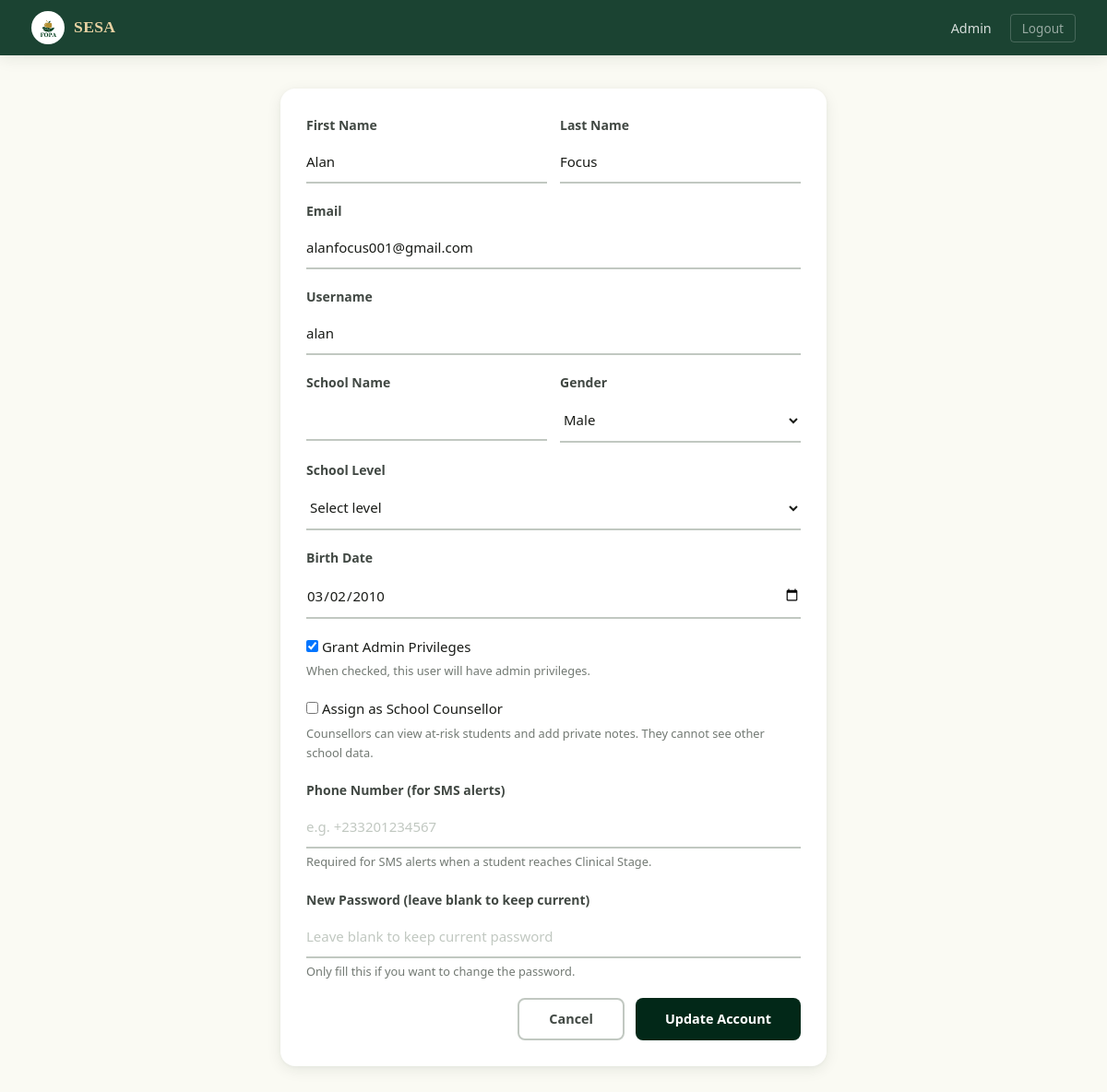
/admin/accounts/2/edit (signed in), run on the app's committed database.
### app/models/account.py (models this page shows, shortened)
class Accounts(UserMixin, db.Model):
    __tablename__ = 'accounts'
    id = db.Column(db.Integer, primary_key=True)
    fname = db.Column(db.String(100), nullable=False)
    lname = db.Column(db.String(100), nullable=False)
    email = db.Column(db.String(120), unique=True, nullable=True, index=True)
    username = db.Column(db.String(50), unique=True, nullable=False, index=True)
    password = db.Column(db.String(256), nullable=False)
    school_name = db.Column(db.String(200), nullable=True)
    gender = db.Column(db.String(20), nullable=True)
    birthdate = db.Column(db.Date, nullable=True)
    last_login = db.Column(db.DateTime, nullable=True)
    created_at = db.Column(db.DateTime, default=lambda: datetime.now(timezone.utc))
    school_id = db.Column(
        db.Integer,
        db.ForeignKey('school.id', ondelete='CASCADE', name='fk_accounts_school_id'),
        nullable=True,
        index=True
    )
    class_group = db.Column(db.String(50), nullable=True)   # e.g. "Form 2A", "JHS 3B"
    level = db.Column(db.String(20), nullable=True)          # jhs | shs | university
    claim_code_hash  = db.Column(db.String(256), nullable=True)
    claim_code_plain = db.Column(db.String(20),  nullable=True)
    is_claimed       = db.Column(db.Boolean, default=True, nullable=False, server_default='1')
    is_admin = db.Column(db.Boolean, default=False, nullable=False)
    is_counsellor = db.Column(db.Boolean, default=False, server_default='0', nullable=False)
    failed_attempts = db.Column(db.Integer, default=0, server_default='0', nullable=False)
    locked_until = db.Column(db.DateTime, nullable=True)  # NULL = not locked
    phone = db.Column(db.String(20), nullable=True)
    consent_given = db.Column(db.Boolean, default=False, nullable=False, server_default='0')
    consent_given_at = db.Column(db.DateTime, nullable=True)
    consent_version = db.Column(db.String(10), nullable=True)  # e.g. 'v1.0'
    test_results = db.relationship(
        'TestResult',
        backref='account',
        lazy='dynamic',
        cascade='all, delete-orphan'
    )
    @property
    def full_name(self):
        return f'{self.fname} {self.lname}'
    @property
    def is_super_admin(self):
        return self.is_admin
    LOCKOUT_THRESHOLD = 5      # failed attempts before lockout
    LOCKOUT_MINUTES   = 15     # minutes locked after threshold reached

### app/routes/admin.py (the view, shortened to what this page needs)
@admin_bp.route('/accounts/<int:account_id>/edit', methods=['GET', 'POST'])
@login_required
@super_admin_required
def edit_account(account_id):
    account = Accounts.query.get_or_404(account_id)
    form = EditAccountForm(obj=account)
    return render_template('admin/edit_account.html', form=form, account=account)

### app/forms/__init__.py
class EditAccountForm(FlaskForm):
    fname = StringField('First Name', validators=[DataRequired(), Length(min=2, max=100)])
    lname = StringField('Last Name', validators=[DataRequired(), Length(min=2, max=100)])
    email = StringField('Email', validators=[DataRequired(), Email(), Length(max=120)])
    username = StringField('Username', validators=[DataRequired(), Length(min=3, max=50)])
    school_name = StringField('School Name', validators=[Optional()])
    birthdate = DateField('Birth Date', validators=[Optional()])
    gender = SelectField('Gender', choices=GENDER_CHOICES, validators=[Optional()])
    level = SelectField('School Level', choices=LEVEL_CHOICES, validators=[Optional()])
    is_admin = BooleanField('Grant Admin Privileges')
    is_counsellor = BooleanField('Assign as School Counsellor')
    phone = StringField('Phone Number (for SMS alerts)', validators=[Optional(), Length(max=20)])
    password = PasswordField('New Password (leave blank to keep current)', validators=[Optional(), Length(min=8)])
    submit = SubmitField('Update Account')

### app/__init__.py (called while the page is built)
def _init_extensions(app: Flask) -> None:
    app.config.setdefault("SQLALCHEMY_ENGINE_OPTIONS", {}).update({
        "pool_pre_ping": True,   # test connection before using it
        "pool_recycle":  300,    # recycle connections every 5 minutes
        "pool_size":     5,      # max persistent connections
        "max_overflow":  2,      # extra connections under load
    })
    db.init_app(app)
    migrate.init_app(app, db)
    csrf.init_app(app)
    login_manager.init_app(app)
    limiter.init_app(app)
    from app.models.account import Accounts
    from app.models.quiz_session import QuizSession  # noqa: F401
    from app.models.counsellor_profile import CounsellorProfile  # noqa: F401
    from app.models.assessment_type import AssessmentType  # noqa: F401
    @login_manager.user_loader
    def load_user(user_id: str):
        return Accounts.query.get(int(user_id))

### app/templates/admin/edit_account.html (shortened to what this page needs)
{% extends 'base.html' %}
{% block nav_links %}
  <li><a href="{{ url_for('admin.dashboard') }}">Admin</a></li>
  <li><a href="{{ url_for('auth.logout') }}" class="btn-nav-logout">Logout</a></li>
{% endblock %}
{% block body %}
<div class="container-sm" style="padding-top: 36px; padding-bottom: 48px;">
  <div class="card">
    <div class="card-body">
      <form method="POST" novalidate>
        <div style="display: grid; grid-template-columns: 1fr 1fr; gap: 14px;">
          <div class="form-group">
            {{ form.fname.label(class="form-label") }}
            {{ form.fname(class="form-control") }}
          </div>
          <div class="form-group">
            {{ form.lname.label(class="form-label") }}
            {{ form.lname(class="form-control") }}
          </div>
        </div>
        <div class="form-group">
          {{ form.email.label(class="form-label") }}
          {{ form.email(class="form-control") }}
        </div>
        <div class="form-group">
          {{ form.username.label(class="form-label") }}
          {{ form.username(class="form-control") }}
        </div>
        <div style="display: grid; grid-template-columns: 1fr 1fr; gap: 14px;">
          <div class="form-group">
            <label class="form-label">School Name</label>
            <input type="text" name="school_name" class="form-control" value="{{ account.school_name or '' }}">
          </div>
          <div class="form-group">
            {{ form.gender.label(class="form-label") }}
            {{ form.gender(class="form-control") }}
          </div>
        </div>
        <div class="form-group">
          {{ form.level.label(class="form-label") }}
          {{ form.level(class="form-control") }}
        </div>
        <div class="form-group">
          {{ form.birthdate.label(class="form-label") }}
          {{ form.birthdate(class="form-control") }}
        </div>
        <div class="form-group">
          {{ form.is_admin(class="form-check-input") }}
          {{ form.is_admin.label(class="form-check-label") }}
          <div class="form-hint">When checked, this user will have admin privileges.</div>
        </div>
        <div class="form-group">
          {{ form.is_counsellor(class="form-check-input") }}
          {{ form.is_counsellor.label(class="form-check-label") }}
          <div class="form-hint">Counsellors can view at-risk students and add private notes. They cannot see other school data.</div>
        </div>
        <div class="form-group">
          {{ form.phone.label(class="form-label") }}
          {{ form.phone(class="form-control", placeholder="e.g. +233201234567") }}
          <div class="form-hint">Required for SMS alerts when a student reaches Clinical Stage.</div>
        </div>
        <div class="form-group">
          {{ form.password.label(class="form-label") }}
          {{ form.password(class="form-control", placeholder="Leave blank to keep current password") }}
          <div class="form-hint">Only fill this if you want to change the password.</div>
        </div>
        <div style="display: flex; gap: 12px; justify-content: flex-end; margin-top: 8px;">
          <a href="{{ url_for('admin.dashboard') }}#all_accounts" class="btn btn-ghost">Cancel</a>
          <button type="submit" class="btn btn-primary">Update Account</button>
        </div>
      </form>
    </div>
  </div>
</div>
{% endblock %}

### app/static/css/main.css (style rules this page uses)
:root { --green-900: #022818; --green-800: #1b4332; --green-700: #2d5a44; --green-600: #426652; --green-500: #579672; --green-400: #94d5ad; --green-100: #e8f5ed; --green-50: #f2faf5; --gold-700: #775a19; --gold-500: #c5a059; --gold-400: #d4b87a; --gold-300: #fbbf24; --gold-200: #e9d2a3; --gold-100: #f7edd8; --gold-50: #fdf8ef; --ivory: #fafaf3; --white: #ffffff; --surface-low: #f4f4ed; --surface-mid: #eeeee7; --surface-high: #e8e9e2; --gray-900: #1a1c18; --gray-700: #414843; --gray-500: #727973; --gray-300: #c1c8c1; --gray-200: #e3e3dc; --gray-100: #f4f4ed; --red-600: #ba1a1a; --red-100: #ffdad6; --success: #166534; --success-bg: #dcfce7; --warning: #92400e; --warning-bg: #fef3c7; --amber-600: #c5a059; --amber-100: #f7edd8; --blue-600: #2563eb; --blue-100: #dbeafe; --radius-sm: 4px; --radius-md: 8px; --radius-lg: 16px; --radius-xl: 24px; --radius-full: 9999px; --shadow-sm: 0 1px 3px rgba(2,40,24,.06), 0 1px 2px rgba(2,40,24,.04); --shadow-md: 0 4px 16px rgba(2,40,24,.08), 0 1px 4px rgba(2,40,24,.04); --shadow-lg: 0 12px 40px rgba(2,40,24,.1), 0 2px 8px rgba(2,40,24,.05); --shadow-xl: 0 20px 50px rgba(2,40,24,.08); --transition: 0.2s cubic-bezier(0.4, 0, 0.2, 1); --font-display: 'Playfair Display', Georgia, serif; --font-body: 'Manrope', system-ui, sans-serif; --navbar-height: 60px; }
*, *::before, *::after { box-sizing: border-box; margin: 0; padding: 0; }
* { -webkit-tap-highlight-color: transparent; }
a, button, .btn, .tab-item, .quiz-option, .test-card, .nav-dropdown a, .guide-nav-item, .crisis-option, .stat-card, .a2hs-btn-install, .a2hs-btn-later, .admin-tab { -webkit-tap-highlight-color: transparent; touch-action: manipulation; }
html { scroll-behavior: smooth; }
body { font-family: var(--font-body); font-size: 15px; line-height: 1.65; color: var(--gray-900); background: var(--ivory); -webkit-font-smoothing: antialiased; overflow-x: hidden; }
html { overflow-x: hidden; max-width: 100%; }
a { color: inherit; text-decoration: none; }
button, input, select, textarea { font-family: inherit; font-size: inherit; }
.container-sm { max-width: 640px; margin: 0 auto; padding: 0 24px; }
.navbar-links a { color: rgba(255,255,255,.82); padding: 6px 14px; border-radius: var(--radius-sm); font-weight: 500; font-size: 0.9rem; transition: background var(--transition), color var(--transition); }
.navbar-links .btn-nav-logout { color: rgba(255,255,255,.55); border: 1px solid rgba(255,255,255,.2); border-radius: var(--radius-sm); padding: 5px 12px; font-size: 0.85rem; transition: color var(--transition), border-color var(--transition); }
.card { background: var(--white); border-radius: var(--radius-lg); box-shadow: var(--shadow-md); overflow: hidden; }
.card-body { padding: 28px; }
.btn { display: inline-flex; align-items: center; justify-content: center; gap: 6px; padding: 14px 32px; border-radius: var(--radius-md); font-weight: 600; font-size: 0.9rem; cursor: pointer; border: none; transition: background var(--transition), transform var(--transition), box-shadow var(--transition); line-height: 1; text-decoration: none; white-space: nowrap; overflow: hidden; text-overflow: ellipsis; max-width: 100%; }
.btn-primary { background:var(--green-900); color:#fff; }
.btn-ghost { color:var(--gray-700); border: 2px solid var(--gray-300); }
.form-group { margin-bottom:18px; }
.form-label { display:block; font-weight:600; font-size:0.875rem; color:var(--gray-700); margin-bottom:6px; }
.form-control { width:100%; padding:12px 0; border:none; border-bottom:2px solid var(--gray-300); border-radius:0; background:transparent; color:var(--gray-900); transition:border-color var(--transition); outline:none; }
.form-control::placeholder { color:var(--gray-300); }
select.form-control { cursor:pointer; }
.form-hint { font-size:0.8rem; color:var(--gray-500); margin-top:4px; }

### data on the page
Accounts: fname "Alan", lname "Focus", email "alanfocus001@gmail.com", username "alan", gender "Male", level "Select level", birthdate "03/02/2010", is_admin "☑"
